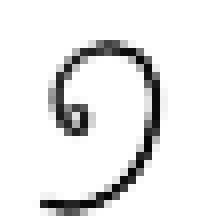
#> input picture Thainumber/1/1-11.png, 28 x 28 px (shown 8 times larger)
$ jupyter execute --allow-errors numberclassifier.ipynb   (shell and % lines are left out)
#> lines starting #> are read from the running program, lines starting #| are printed output that depends on the picture
#> pass 2 of the loop `for i,ax in enumerate(axes.flat):`:
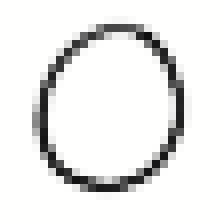
#> input picture Thainumber/0/0-12.png, 28 x 28 px (shown 8 times larger)
<a href="https://colab.research.google.com/github/HikariJadeEmpire/THNumber_img_classification/blob/main/numberclassifier.ipynb">

</a>

[cell 1]
#pip install opencv-python

# Choose one (for Cross Validation)
#pip install pycaret
#pip install tune-sklearn ray[tune]

# STEP 1 : Importing

[cell 2]
import numpy as np
import pandas as pd

import seaborn as sns
import matplotlib.pyplot as plt

#Importing OpenCV - the computer vision library
import cv2

# import the modules - Directory management
import glob
import os

# SkLearn

from sklearn.model_selection import train_test_split
from sklearn import preprocessing

from sklearn.pipeline import Pipeline
from sklearn.preprocessing import MinMaxScaler
from sklearn.ensemble import RandomForestClassifier
from sklearn.linear_model import LogisticRegression
from sklearn.ensemble import ExtraTreesClassifier

from sklearn.metrics import classification_report

# STEP 1.1 : SET an important Variables

[cell 3]
main_dir = "./Thainumber"

[cell 4]
def moveup(img):
    while True:
        if np.all(img[0] >= 240):
            img = img[1:]
        else:
            break
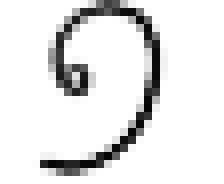
#> img: shape (23, 28) (shown 8 times larger); min 5, max 255, mean 228.9
    return img

def movedown(img):
    while True:
        if np.all(img[-1] >= 240):
            img = img[:-1]
        else:
            break
#> this loop made 2 passes
#> pass 1, in movedown, `img = img[:-1]`:
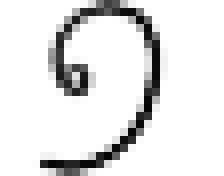
#> img: shape (22, 28) (shown 8 times larger); min 5, max 255, mean 227.7
    return img

def moveleft(img):
    while True:
        if np.all(img[:, 0] >= 240):
            img = img[:, 1:]
        else:
            break
#> this loop made 6 passes
#> pass 1, in moveleft, `img = img[:, 1:]`:
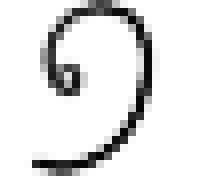
#> img: shape (22, 27) (shown 8 times larger); min 5, max 255, mean 226.7
#> pass 3, in moveleft, `img = img[:, 1:]`:
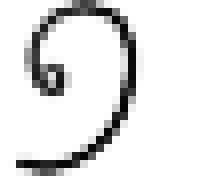
#> img: shape (22, 25) (shown 8 times larger); min 5, max 255, mean 224.5
#> after the loop:
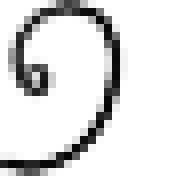
#> img: shape (22, 23) (shown 8 times larger); min 5, max 255, mean 221.8
    return img

def moveright(img):
    while True:
        if np.all(img[:, -1] >= 240):
            img = img[:, :-1]
        else:
            break
#> this loop made 9 passes
#> pass 1, in moveright, `img = img[:, :-1]`:
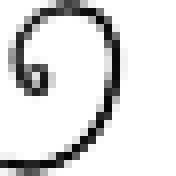
#> img: shape (22, 22) (shown 8 times larger); min 5, max 255, mean 220.3
#> pass 2, in moveright, `img = img[:, :-1]`:
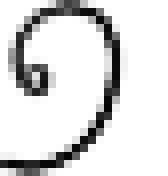
#> img: shape (22, 21) (shown 8 times larger); min 5, max 255, mean 218.7
#> pass 3, in moveright, `img = img[:, :-1]`:
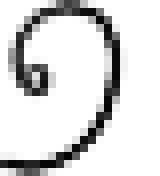
#> img: shape (22, 20) (shown 8 times larger); min 5, max 255, mean 216.8
#> `im = cv2.resize(im, (28, 28))`:
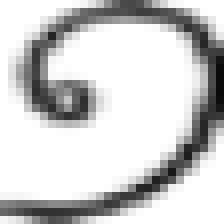
#> im: shape (28, 28) (shown 8 times larger); min 10, max 255, mean 204.6
#> pass 2 of the loop `for i in range(6):`:
#> after the loop in moveleft (call 2), `while True:`:
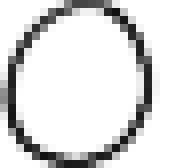
#> img: shape (21, 24) (shown 8 times larger); min 15, max 255, mean 222.2
#> `im = cv2.resize(im, (28, 28))`:
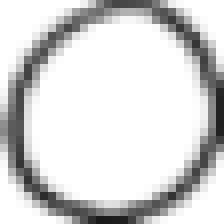
#> im: shape (28, 28) (shown 8 times larger); min 26, max 255, mean 213.8
    return img

def rescale(img):
    img = moveup(img)
    img = movedown(img)
    img = moveleft(img)
    img = moveright(img)
    return img

# STEP 2 : Preparing & inspection

[cell 5]
file_path_all = list( glob.glob( main_dir + '/**/*.png' ) )

[cell 6]
labels = list( map(lambda x: os.path.split( os.path.split(x)[0] )[1] , file_path_all) )

filepath = pd.Series(file_path_all, name='Filepath').astype(str)
labels = pd.Series(labels, name='Label')

[cell 7]
# The following code is utilized for Exploratory Data Analysis (EDA)

data = pd.concat([filepath, labels], axis=1)

data = data.sample(frac=1).reset_index(drop=True)   # Return a random sample of items from an axis of object.
display(data)

print(f'Dataframe shape ( rows x columns ) : {data.shape}')

Prepare for inspections

[cell 8]
fig, axes = plt.subplots(nrows=3, ncols=5, figsize=(6,4), subplot_kw = {'xticks':[],'yticks':[]} )

#> (the rest of this cell did not finish here and is left out)

[cell 9]
fig1, axes1 = plt.subplots(nrows=2, ncols=3, figsize=(6,4), subplot_kw = {'xticks':[],'yticks':[]} )
fig2, axes2 = plt.subplots(nrows=2, ncols=3, figsize=(6,4), subplot_kw = {'xticks':[],'yticks':[]} )

#> (the rest of this cell did not finish here and is left out)

[cell 10]
counts = data['Label'].value_counts()
sns.barplot(x=counts.index, y=counts)
plt.ylabel('Counts')
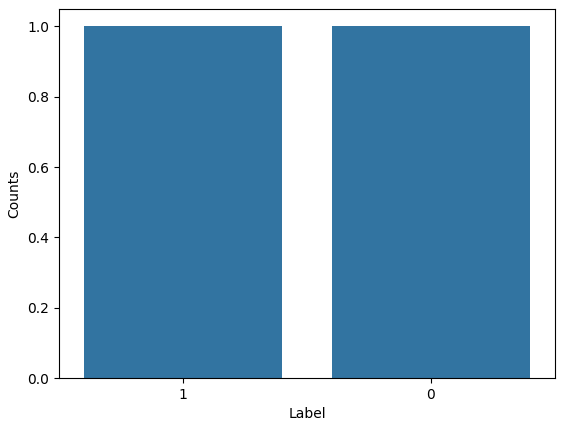
#> figure drawn by matplotlib, 1 panel

Prepare for Training

[cell 11]
# Prepare x , y

change_x = []

for i in data['Filepath'] : # or you can do it directly from 'filepath' and then re-sampling
    img = cv2.imread(i)
    img = cv2.cvtColor(img, cv2.COLOR_BGR2GRAY)
    img = rescale(img)
    img = cv2.resize(img, (28, 28))
    img = img.flatten()
#> img = 784 values, max 255 at index 0, min 10 at index 279, mean 204.6

    change_x.append(img)
#> pass 2 of the loop `for i in data['Filepath'] : # or you can do it directly from 'filepath..`:
#> `img = img.flatten()`: img = 784 values, max 255 at index 0, min 26 at index 768, mean 213.8

bx = np.asarray(change_x)

x = pd.DataFrame(bx)
#> x = table of 2 rows and 784 columns
y = data['Label']

df = pd.concat( [x, y], axis = 1 )
#> df = table of 2 rows and 785 columns
#df.to_csv('image_df.csv')
df.head()
#> Out = table of 2 rows and 785 columns
